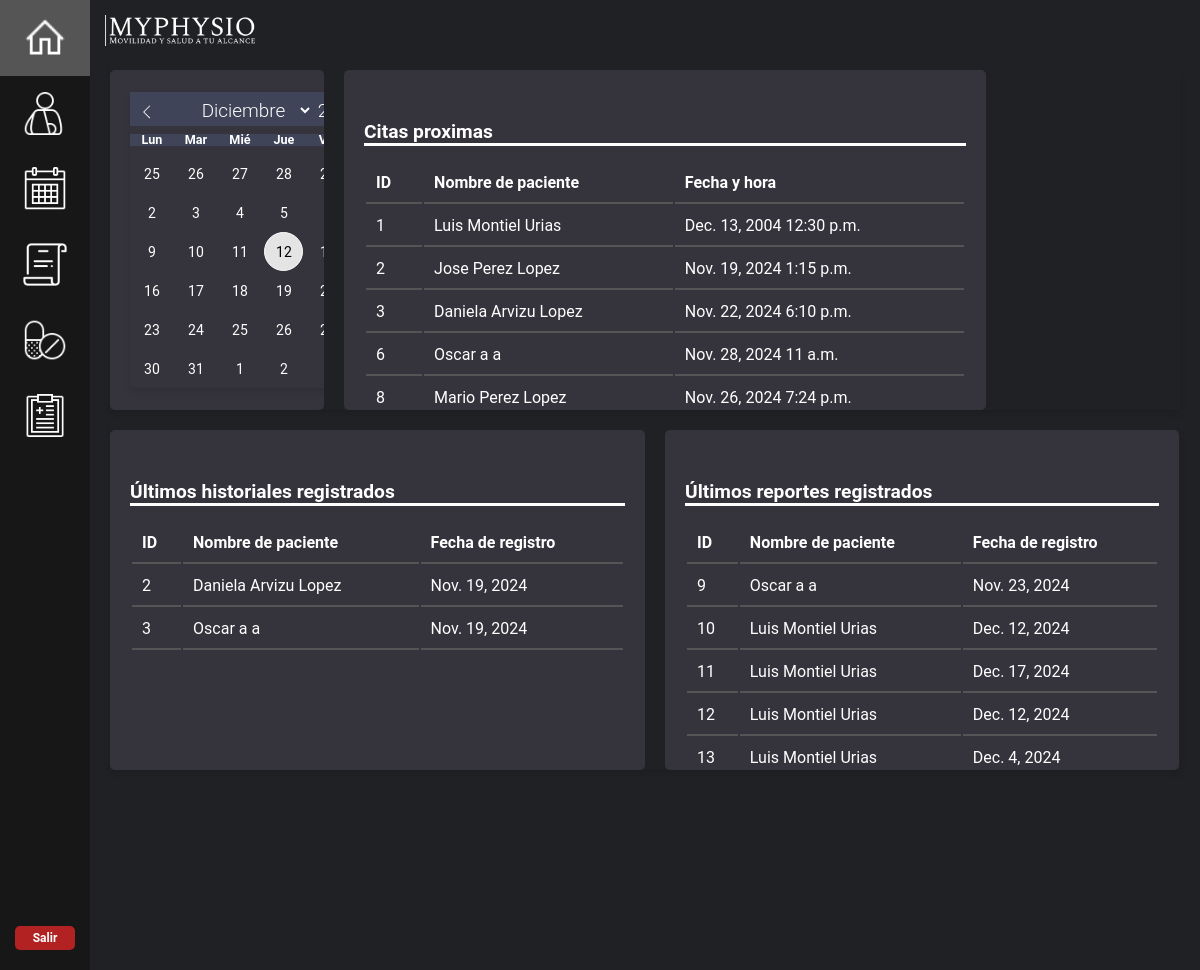
/home/, run on the app's committed database.
### mainapp/models.py (models this page shows, shortened)
class Citas(models.Model):
    paciente = models.ForeignKey(Paciente, on_delete=models.CASCADE, blank=False, null=False)
    fecha = models.DateField()
    hora = models.TimeField(auto_now=False, auto_now_add=False)

class Paciente(models.Model):
    nombre = models.CharField(max_length=50)
    apellido_paterno = models.CharField(max_length=50)
    apellido_materno = models.CharField(max_length=50)
    edad = models.IntegerField()
    sexo = models.CharField(max_length=50, blank=True, null=True)
    direccion = models.CharField(max_length=50, blank=True, null=True)
    telefonoP = models.IntegerField(blank=True, null=True)
    emailP = models.EmailField(blank=True, null=True)
    sintomas = models.CharField(max_length=50, blank=True, null=True)
    frecuencia_dolor = models.CharField(max_length=50, blank=True, null=True)
    act_causante = models.CharField(max_length=50, blank=True, null=True)
    descripcion_dolor = models.CharField(max_length=50, blank=True, null=True)
    intensidad_dolor = models.CharField(max_length=50, blank=True, null=True)
    tratamiento = models.CharField(max_length=50, blank=True, null=True)
    lesiones = models.CharField(max_length=50, blank=True, null=True)
    condicion = models.CharField(max_length=50, blank=True, null=True)
    tratamientos_previos = models.CharField(max_length=50, blank=True, null=True)
    medicacion_actual = models.CharField(max_length=50, blank=True, null=True)
    peso = models.IntegerField(blank=True, null=True)
    altura = models.IntegerField(blank=True, null=True)
    rango_mov = models.IntegerField(blank=True, null=True)
    presion = models.CharField(max_length=50, blank=True, null=True)
    ocupacion = models.CharField(max_length=50, blank=True, null=True)
    act_fisica = models.CharField(max_length=50, blank=True, null=True)
    descanso = models.CharField(max_length=50, blank=True, null=True)
    alimentacion = models.CharField(max_length=50, blank=True, null=True)
    def __str__(self):
        return self.nombre + ' ' + self.apellido_paterno + ' ' + self.apellido_materno

class Historial(models.Model):
    paciente = models.ForeignKey(Paciente, on_delete=models.CASCADE, blank=False, null=False)
    fecha = models.DateField()
    cuello_d = models.IntegerField(blank=True, null=True)
    torso_d = models.IntegerField(blank=True, null=True)
    m_sup_d = models.IntegerField(blank=True, null=True)
    m_inf_d = models.IntegerField(blank=True, null=True)
    cuello_i = models.IntegerField(blank=True, null=True)
    torso_i = models.IntegerField(blank=True, null=True)
    m_sup_i = models.IntegerField(blank=True, null=True)
    m_inf_i = models.IntegerField(blank=True, null=True)
    cuello_dg = models.IntegerField(blank=True, null=True)
    torso_dg = models.IntegerField(blank=True, null=True)
    m_sup_dg = models.IntegerField(blank=True, null=True)
    m_inf_dg = models.IntegerField(blank=True, null=True)
    cuello_ig = models.IntegerField(blank=True, null=True)
    torso_ig = models.IntegerField(blank=True, null=True)
    m_sup_ig = models.IntegerField(blank=True, null=True)
    m_inf_ig = models.IntegerField(blank=True, null=True)
    flexv_ms_hd = models.IntegerField(blank=True, null=True)
    flexh_ms_hd = models.IntegerField(blank=True, null=True)
    extv_ms_hd = models.IntegerField(blank=True, null=True)
    exth_ms_hd = models.IntegerField(blank=True, null=True)
    abd_ms_hd = models.IntegerField(blank=True, null=True)
    add_ms_hd = models.IntegerField(blank=True, null=True)
    rotext_ms_hd = models.IntegerField(blank=True, null=True)
    rotint_ms_hd = models.IntegerField(blank=True, null=True)
    flexv_ms_hi = models.IntegerField(blank=True, null=True)
    flexh_ms_hi = models.IntegerField(blank=True, null=True)
    extv_ms_hi = models.IntegerField(blank=True, null=True)
    exth_ms_hi = models.IntegerField(blank=True, null=True)
    abd_ms_hi = models.IntegerField(blank=True, null=True)
    add_ms_hi = models.IntegerField(blank=True, null=True)
    rotext_ms_hi = models.IntegerField(blank=True, null=True)
    rotint_ms_hi = models.IntegerField(blank=True, null=True)
    flex_ms_bd = models.IntegerField(blank=True, null=True)
    ext_ms_bd = models.IntegerField(blank=True, null=True)
    pron_ms_bd = models.IntegerField(blank=True, null=True)
    susp_ms_bd = models.IntegerField(blank=True, null=True)
    flex_ms_bi = models.IntegerField(blank=True, null=True)
    ext_ms_bi = models.IntegerField(blank=True, null=True)
    pron_ms_bi = models.IntegerField(blank=True, null=True)
    susp_ms_bi = models.IntegerField(blank=True, null=True)
    flex_ms_md = models.IntegerField(blank=True, null=True)
    ext_ms_md = models.IntegerField(blank=True, null=True)
    abdr_ms_md = models.IntegerField(blank=True, null=True)
    add_ms_md = models.IntegerField(blank=True, null=True)
    flex_ms_mi = models.IntegerField(blank=True, null=True)
    ext_ms_mi = models.IntegerField(blank=True, null=True)
    abdr_ms_mi = models.IntegerField(blank=True, null=True)
    add_ms_mi = models.IntegerField(blank=True, null=True)
    flex_mi_cd = models.IntegerField(blank=True, null=True)
    ext_mi_cd = models.IntegerField(blank=True, null=True)
    flexcr_mi_cd = models.IntegerField(blank=True, null=True)
    abd_mi_cd = models.IntegerField(blank=True, null=True)
    add_mi_cd = models.IntegerField(blank=True, null=True)
    rotint_mi_cd = models.IntegerField(blank=True, null=True)
    rotext_mi_cd = models.IntegerField(blank=True, null=True)
    flex_mi_ci = models.IntegerField(blank=True, null=True)
    ext_mi_ci = models.IntegerField(blank=True, null=True)
    flexcr_mi_ci = models.IntegerField(blank=True, null=True)
    abd_mi_ci = models.IntegerField(blank=True, null=True)
    add_mi_ci = models.IntegerField(blank=True, null=True)
    rotint_mi_ci = models.IntegerField(blank=True, null=True)
    rotext_mi_ci = models.IntegerField(blank=True, null=True)
    flex_mi_pd = models.IntegerField(blank=True, null=True)
    ext_mi_pd = models.IntegerField(blank=True, null=True)
    rotint_mi_pd = models.IntegerField(blank=True, null=True)
    rotext_mi_pd = models.IntegerField(blank=True, null=True)
    flexplan_mi_pd = models.IntegerField(blank=True, null=True)
    dors_mi_pd = models.IntegerField(blank=True, null=True)
    inve_mi_pd = models.IntegerField(blank=True, null=True)
    ever_mi_pd = models.IntegerField(blank=True, null=True)
    flex_mi_pi = models.IntegerField(blank=True, null=True)
    ext_mi_pi = models.IntegerField(blank=True, null=True)
    rotint_mi_pi = models.IntegerField(blank=True, null=True)
    rotext_mi_pi = models.IntegerField(blank=True, null=True)
    flexplan_mi_pi = models.IntegerField(blank=True, null=True)
    dors_mi_pi = models.IntegerField(blank=True, null=True)
    inve_mi_pi = models.IntegerField(blank=True, null=True)
    ever_mi_pi = models.IntegerField(blank=True, null=True)
    pres_dif = models.CharField(max_length=250, blank=True, null=True)
    pres_ayud = models.CharField(max_length=250, blank=True, null=True)
    pres_claudi = models.CharField(max_length=250, blank=True, null=True)
    pres_atax = models.CharField(max_length=250, blank=True, null=True)
    pres_espa = models.CharField(max_length=250, blank=True, null=True)

class Reporte(models.Model):
    paciente = models.ForeignKey(Paciente, on_delete=models.CASCADE, blank=False, null=False)
    diagnostico = models.CharField(max_length=255)
    fecha = models.DateField()
    motivoconsulta = models.TextField(max_length=255)
    descripcion = models.TextField(max_length=255)
    compromisos = models.TextField(max_length=255)
    fechasnconsulta = models.DateField()
    horanconsulta = models.TimeField(null=True, blank=True)  # Nuevo campo para la hora

### mainapp/views.py (the view)
# urls.py: path("home/", views.home, name="home"),
def home(request):
    info_citas = Citas.objects.all
    info_historial = Historial.objects.all
    info_reportes = Reporte.objects.all
    return render(request, "./home.html", {'citas': info_citas, 'historiales' : info_historial, 'reportes' : info_reportes})

### mainapp/templates/home.html (shortened to what this page needs)
{% extends "dashboard_home.html" %}
{% load static %}
{% block extra_css %}
<link rel="stylesheet" href="{% static 'flatpickr.min.css' %}">
<link rel="stylesheet" href="{% static 'flatpickr.dark.min.css' %}">
{% endblock %}
{% block content %}
<div class="home-container">
    <div class="home-group">
        <div class="calendar-container">
            <input style="display:none;"type="text" class="calendar-input" id="calendar" placeholder="Selecciona una fecha" readonly>
        </div>
    </div>
    <div class="home-group">
        <div class="section-title">Citas proximas</div>
        <table class="table-dashboard">
            <thead>
                <tr>
                    <th>ID</th>
                    <th>Nombre de paciente</th>
                    <th>Fecha y hora</th>
                </tr>
            </thead>
            <tbody id="tabla-citas-proximas">
                {% for item in citas %}
                <tr>
                    <td>{{ item.id }}</td>
                    <td>{{ item.paciente }}</td>
                    <td>{{ item.fecha }} {{item.hora}}</td>
                  </tr>
                {% endfor %}
            </tbody>
        </table>
    </div>
</div>
<div class="ultimos">
    <div class="home-group">
        <div class="section-title">Últimos historiales registrados</div>
        <table>
            <thead>
                <tr>
                    <th>ID</th>
                    <th>Nombre de paciente</th>
                    <th>Fecha de registro</th>
                </tr>
            </thead>
            <tbody id="tabla-historiales">
                {% for item in historiales %}
                <tr>
                    <td>{{ item.id }}</td>
                    <td>{{ item.paciente }}</td>
                    <td>{{ item.fecha }} {{item.hora}}</td>
                  </tr>
                {% endfor %}
            </tbody>
        </table>
    </div>
    <div class="home-group">
        <div class="section-title">Últimos reportes registrados</div>
        <table>
            <thead>
                <tr>
                    <th>ID</th>
                    <th>Nombre de paciente</th>
                    <th>Fecha de registro</th>
                </tr>
            </thead>
            <tbody id="tabla-reportes">
                {% for item in reportes %}
                <tr>
                    <td>{{ item.id }}</td>
                    <td>{{ item.paciente }}</td>
                    <td>{{ item.fecha }} {{item.hora}}</td>
                  </tr>
                {% endfor %}
            </tbody>
        </table>
    </div>
</div>
{% endblock %}

### mystaticfiles/styles.css (style rules this page uses)
* { font-family: 'Roboto'; }
body { display: flex; flex-direction: column; margin: 0; min-height: 100vh; color: white; background-color: #202124; }
.home-container { margin-top: 50px; display: grid; grid-template-columns: 20% 60% 17%; gap: 20px; margin-bottom: 20px; box-shadow: 0 4px 6px rgba(0, 0, 0, 0.1); }
.ultimos { display: grid; grid-template-columns: 50% 48%; gap: 20px; margin-bottom: 20px; box-shadow: 0 4px 6px rgba(0, 0, 0, 0.1); }
.home-group { background-color: #35333C; border-radius: 5px; padding: 20px; overflow: auto; height: 300px; }
.home-group .section-title { font-size: 1.2em; font-weight: bold; margin-bottom: 15px; border-bottom: 3px solid #ffff; }
.calendar-container { position: relative; max-width: 500px; }
table { width: 100%; border-collapse: separate; margin-top: 15px; }
.table-dashboard thead { position: sticky; }
th, td { text-align: left; padding: 10px; border-bottom: 2px solid #555; }
th { font-weight: bold; }
.section-title { margin: 30px 0 20px; border-bottom: 3px solid #555; }

### mainapp/templates/dashboard_home.html (style rules this page uses)
body { margin: 0; font-family: "Roboto"; color: white; background-color: #202124; }

### data on the page
Citas: id "1", paciente "Luis Montiel Urias", fecha "Dec. 13, 2004", hora "12:30 p.m."
Citas: id "2", paciente "Jose Perez Lopez", fecha "Nov. 19, 2024", hora "1:15 p.m."
Citas: id "3", paciente "Daniela Arvizu Lopez", fecha "Nov. 22, 2024", hora "6:10 p.m."
Citas: id "6", paciente "Oscar a a", fecha "Nov. 28, 2024", hora "11 a.m."
Citas: id "8", paciente "Mario Perez Lopez", fecha "Nov. 26, 2024", hora "7:24 p.m."
Historial: id "2", paciente "Daniela Arvizu Lopez", fecha "Nov. 19, 2024"
Historial: id "3", paciente "Oscar a a", fecha "Nov. 19, 2024"
Reporte: id "9", paciente "Oscar a a", fecha "Nov. 23, 2024"
Reporte: id "10", paciente "Luis Montiel Urias", fecha "Dec. 12, 2024"
Reporte: id "11", paciente "Luis Montiel Urias", fecha "Dec. 17, 2024"
Reporte: id "12", paciente "Luis Montiel Urias", fecha "Dec. 12, 2024"
Reporte: id "13", paciente "Luis Montiel Urias", fecha "Dec. 4, 2024"
